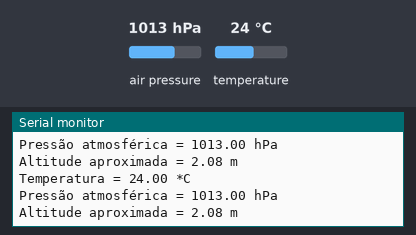
Recording of a sketch running on a simulated ESP32. Parts: the last lines printed to the serial monitor. The inputs (shaded band) are chosen by the test bench; at power-on: air pressure 1013 hPa, temperature 24 °C.

Above: at 1.2 s.
1.3 s: air pressure set to 952 hPa
At 2.6 s:
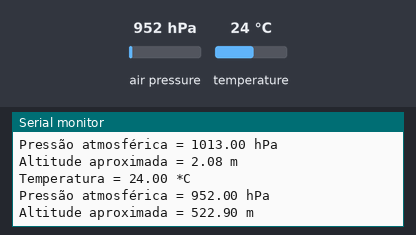
2.8 s: temperature set to 12 °C
At 4.0 s:
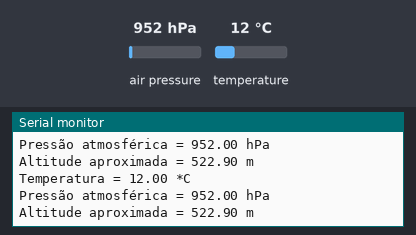
4.3 s: air pressure set to 975 hPa
At 5.9 s:
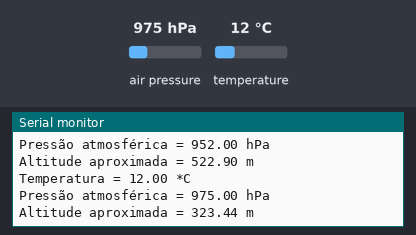
Timing chart, 0 to 7.4 s (numbered marks = the images above; inputs shaded):
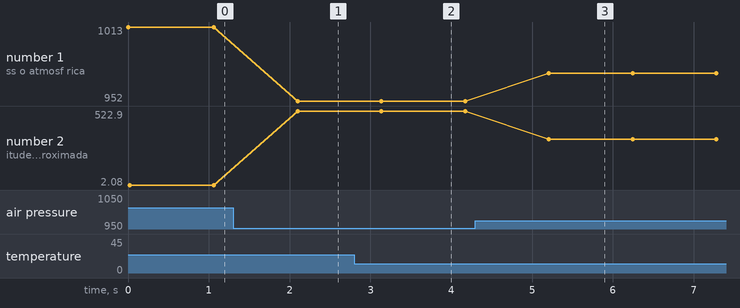

Measured:
- after the input at 1.3 s, the serial monitor: prints a new line after 0.80 s (image 1)
- after the input at 2.8 s, the serial monitor: prints a new line after 0.33 s (image 2)
- after the input at 4.3 s, the serial monitor: prints a new line after 0.91 s (image 3)
- plotted number 1: 1013 → 952 after the input at 1.3 s, 952 → 975 after the input at 4.3 s
- plotted number 2: 2.08 → 522.9 after the input at 1.3 s, 522.9 → 323.44 after the input at 4.3 s

The sketch:

esp32_foguete.ino
```cpp
#include <Wire.h>
#include <SPI.h>
#include <Adafruit_BMP280.h>
#define SEA_LEVEL 1013.25
#define DEFAULT_DELAY 1000
#define BMP_I2C_ADDRESS 0x76
Adafruit_BMP280 bmp;
Adafruit_Sensor *bmp_temp = bmp.getTemperatureSensor();
Adafruit_Sensor *bmp_pressure = bmp.getPressureSensor();

float temperature, pressure, altitude;

void setup() {
  Serial.begin(9600);
  while (!Serial) delay(100);
  Serial.println(F("BMP280 Sensor event test"));

  unsigned status;
  status = bmp.begin(BMP_I2C_ADDRESS);
  if (!status) {
    Serial.println(F("Could not find a valid BMP280 sensor, check wiring or "
                     "try a different address!"));
    Serial.print("SensorID was: 0x");
    Serial.println(bmp.sensorID(), 16);
    Serial.print("        ID of 0xFF probably means a bad address, a BMP 180 or BMP 085\n");
    Serial.print("   ID of 0x56-0x58 represents a BMP 280,\n");
    Serial.print("        ID of 0x60 represents a BME 280.\n");
    Serial.print("        ID of 0x61 represents a BME 680.\n");
    while (1) delay(10);
  }

  bmp.setSampling(Adafruit_BMP280::MODE_NORMAL,
                  Adafruit_BMP280::SAMPLING_X2,
                  Adafruit_BMP280::SAMPLING_X16,
                  Adafruit_BMP280::FILTER_X16,
                  Adafruit_BMP280::STANDBY_MS_500);

  bmp_temp->printSensorDetails();
}

void read_bmp_sensor() {
  sensors_event_t temp_event, pressure_event;
  bmp_temp->getEvent(&temp_event);
  bmp_pressure->getEvent(&pressure_event);

  temperature = temp_event.temperature;
  pressure = pressure_event.pressure;
  altitude = bmp.readAltitude(SEA_LEVEL);
}

void print_info() {
  Serial.print(F("Temperatura = "));
  Serial.print(temperature);
  Serial.println(" *C");
  Serial.print(F("Pressão atmosférica = "));
  Serial.print(pressure);
  Serial.println(" hPa");
  Serial.print("Altitude aproximada = ");
  Serial.print(altitude);
  Serial.println(" m");
  Serial.println();
}


void loop() {
  read_bmp_sensor();
  print_info();
  delay(DEFAULT_DELAY);
}
```
